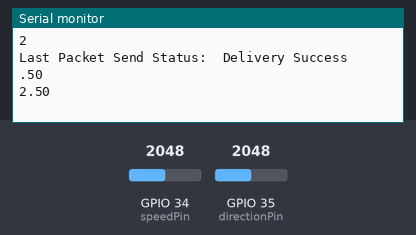
Bench run of a sketch on a simulated ESP32. On the bench: the last lines printed to the serial monitor. Inputs (shaded band) come from the test bench; at power-on: GPIO 34 (speedPin) = 2048, GPIO 35 (directionPin) = 2048.

Above: at 2.8 s.
2.9 s: GPIO 34 (speedPin) set to 2866
At 5.1 s:
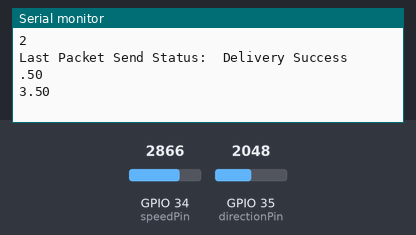
5.6 s: GPIO 35 (directionPin) set to 2866
8.3 s: GPIO 34 (speedPin) set to 3603
At 10.8 s:
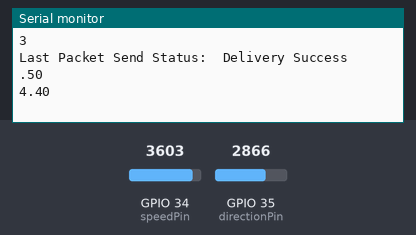
11.0 s: GPIO 35 (directionPin) set to 3603
At 13.7 s:
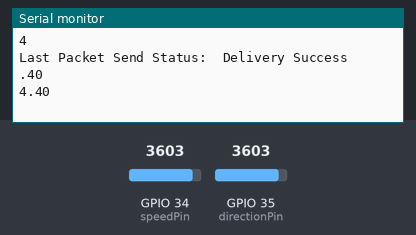
Timing chart, 0 to 14.7 s (numbered marks = the images above; inputs shaded):
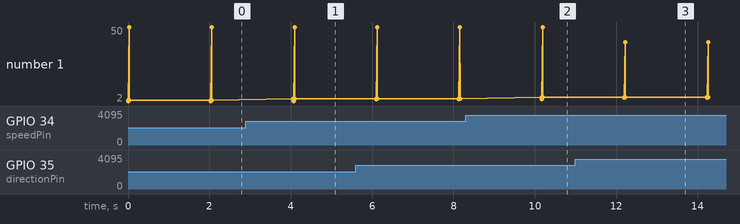

Measured:
- after the input at 2.9 s, the serial monitor: prints a new line after 1.2 s (image 1)
- after the input at 8.3 s, the serial monitor: prints a new line after 1.9 s (image 2)
- after the input at 11.0 s, the serial monitor: prints a new line after 1.2 s (image 3)
- plotted number 1: 2.5 → 3.5 after the input at 2.9 s, 3.5 → 4.4 after the input at 8.3 s

The sketch:

esp_sensors.ino
```cpp
//sending wind data to esp_display
// Include Libraries
#include <esp_now.h>
#include <WiFi.h>

//sensor variables
int directionPin = 35;  // select the input pins for the sensors
int speedPin = 34;
float directionValue = 0;  // variable to store the value coming from the sensor
float speedValue = 0;

// MAC Address of receiver
//uint8_t broadcastAddress[] = { 0xFC, 0xB4, 0x67, 0xF6, 0x23, 0xA8 }; //light mockup
uint8_t broadcastAddress[] = { 0xE8, 0x6B, 0xEA, 0xCF, 0x29, 0x30 }; //display


// Define a data structure
typedef struct struct_message {
  float a;
  float b;
  float c;
} struct_message;

// Create a structured object
struct_message windData;

// Peer info
esp_now_peer_info_t peerInfo;

// Callback function called when data is sent
void OnDataSent(const uint8_t *mac_addr, esp_now_send_status_t status) {
  Serial.print("\r\nLast Packet Send Status:\t");
  Serial.println(status == ESP_NOW_SEND_SUCCESS ? "Delivery Success" : "Delivery Fail");
}

void setup() {

  // Set up Serial Monitor to check what is going on
  Serial.begin(19200);

  // Set ESP32 as a Wi-Fi Station
  WiFi.mode(WIFI_STA);

  // Initilize ESP-NOW
  if (esp_now_init() != ESP_OK) {
    Serial.println("Error initializing ESP-NOW");
    return;
  }

  // Register the send callback
  esp_now_register_send_cb(OnDataSent);

  // Register peer
  memcpy(peerInfo.peer_addr, broadcastAddress, 6);
  peerInfo.channel = 0;
  peerInfo.encrypt = false;

  // Add peer
  if (esp_now_add_peer(&peerInfo) != ESP_OK) {
    Serial.println("Failed to add peer");
    return;
  }
}

void loop() {
  //read the sensor data
  float convert = 0.00122070312;  //to convert to volt in float
  directionValue = convert * analogRead(directionPin);
  speedValue = convert * analogRead(speedPin);
  Serial.println(speedValue);
  Serial.println(directionValue);

  windData.a = directionValue;
  windData.b = speedValue;

  // Send message via ESP-NOW
  esp_err_t result = esp_now_send(broadcastAddress, (uint8_t *)&windData, sizeof(windData));

  if (result == ESP_OK) {
    Serial.println("Sending confirmed from sensor to lightmockup and display");
    Serial.println(windData.a);
    Serial.println(windData.b);
  } else {
    Serial.println("Sending error");
  }
  delay(2000);
}
```
